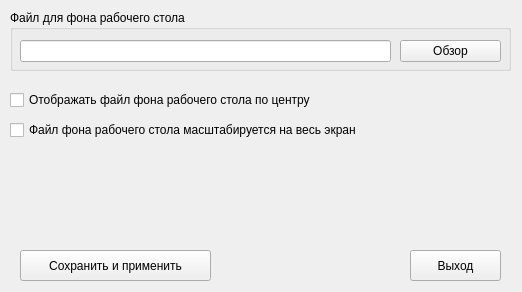
<?xml version="1.0" encoding="UTF-8"?>
<ui version="4.0">
 <class>MainWindow</class>
 <widget class="QMainWindow" name="MainWindow">
  <property name="geometry">
   <rect>
    <x>0</x>
    <y>0</y>
    <width>522</width>
    <height>292</height>
   </rect>
  </property>
  <property name="windowTitle">
   <string>Icex-set</string>
  </property>
  <widget class="QWidget" name="centralWidget">
   <widget class="QPushButton" name="pushButton_Exit">
    <property name="geometry">
     <rect>
      <x>410</x>
      <y>250</y>
      <width>91</width>
      <height>31</height>
     </rect>
    </property>
    <property name="text">
     <string>Выход</string>
    </property>
   </widget>
   <widget class="QGroupBox" name="groupBox">
    <property name="geometry">
     <rect>
      <x>10</x>
      <y>10</y>
      <width>501</width>
      <height>61</height>
     </rect>
    </property>
    <property name="title">
     <string>Файл для фона рабочего стола</string>
    </property>
    <widget class="QLineEdit" name="DesktopImage">
     <property name="geometry">
      <rect>
       <x>10</x>
       <y>30</y>
       <width>371</width>
       <height>22</height>
      </rect>
     </property>
    </widget>
    <widget class="QPushButton" name="pushButton_DesktopImage">
     <property name="geometry">
      <rect>
       <x>390</x>
       <y>30</y>
       <width>101</width>
       <height>22</height>
      </rect>
     </property>
     <property name="text">
      <string>Обзор</string>
     </property>
    </widget>
   </widget>
   <widget class="QPushButton" name="pushButton_SaveApp">
    <property name="geometry">
     <rect>
      <x>20</x>
      <y>250</y>
      <width>191</width>
      <height>31</height>
     </rect>
    </property>
    <property name="text">
     <string>Сохранить и применить</string>
    </property>
   </widget>
   <widget class="QCheckBox" name="checkBox_DesktopCentr">
    <property name="geometry">
     <rect>
      <x>10</x>
      <y>90</y>
      <width>491</width>
      <height>20</height>
     </rect>
    </property>
    <property name="text">
     <string>Отображать файл фона рабочего стола по центру</string>
    </property>
   </widget>
   <widget class="QCheckBox" name="checkBox_DesktopScaled">
    <property name="geometry">
     <rect>
      <x>10</x>
      <y>120</y>
      <width>491</width>
      <height>20</height>
     </rect>
    </property>
    <property name="text">
     <string>Файл фона рабочего стола масштабируется на весь экран</string>
    </property>
   </widget>
  </widget>
 </widget>
 <layoutdefault spacing="6" margin="11"/>
 <resources/>
 <connections/>
</ui>
